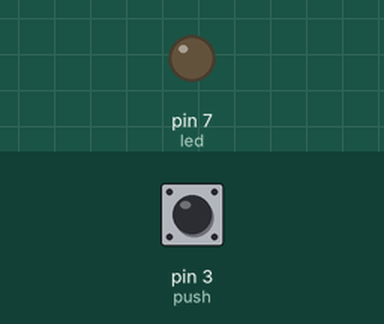
This program was run on a simulated Raspberry Pi (header pin numbers). Shown: output pins drawn as LEDs (lit = HIGH). Inputs (shaded band) come from the test bench; at power-on: pin 3 (push) HIGH.

Above: at 1.2 s.
1.3 s: pin 3 (push) pulled LOW for 0.15 s
At 1.8 s:
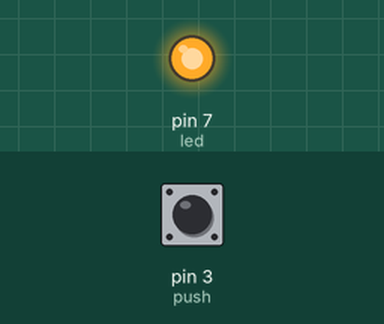
2.9 s: pin 3 (push) pulled LOW for 1 s
At 4.2 s:
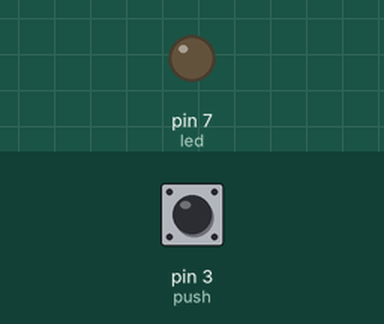
5.4 s: pin 3 (push) pulled LOW for 3.2 s
At 6.1 s:
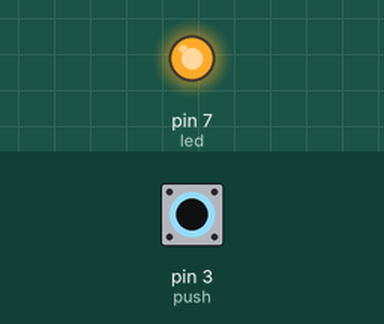
Timing chart, 0 to 8.4 s (numbered marks = the images above; inputs shaded):
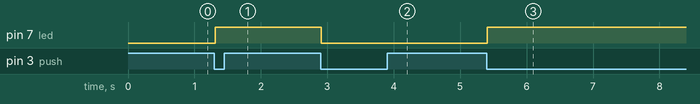

The program:

botonled.py
```python
# Importa la librería de control del GPIO de la Raspberry Pi
import RPi.GPIO as GPIO
# Importa el módulo time
import time

# Desactivar advertencias (warnings)
GPIO.setwarnings(False)

# Configurar la librería para usar el número de pin.
# Llame GPIO.setmode(GPIO.BCM) para usar el canal SOC definido por Broadcom
GPIO.setmode(GPIO.BOARD)
#Creacion de variables
push=3
led =7

#Configurar los pines de salida y entrada
GPIO.setup(led,GPIO.OUT)
GPIO.setup(push,GPIO.IN)

#Variables auxiliares para guardar el estado
estadoLed = 0
estadoAnterior=0

#Ciclo infinito para encender el led  cuando se presine el boton
while True:
	led_push = GPIO.input(push) #entrada del boton
	if (not led_push)==1 and estadoAnterior==0:
		estadoLed = 1 - estadoLed
		time.sleep(0.01)
	estadoAnterior = not led_push
	if estadoLed==1:
		GPIO.output(led,1)
	else:
		GPIO.output(led,0)
```

Measured:
- after the input at 1.3 s, pin 7 (led): LOW → HIGH at once
- after the input at 2.9 s, pin 7 (led): HIGH → LOW at once
- after the input at 5.4 s, pin 7 (led): LOW → HIGH at once
